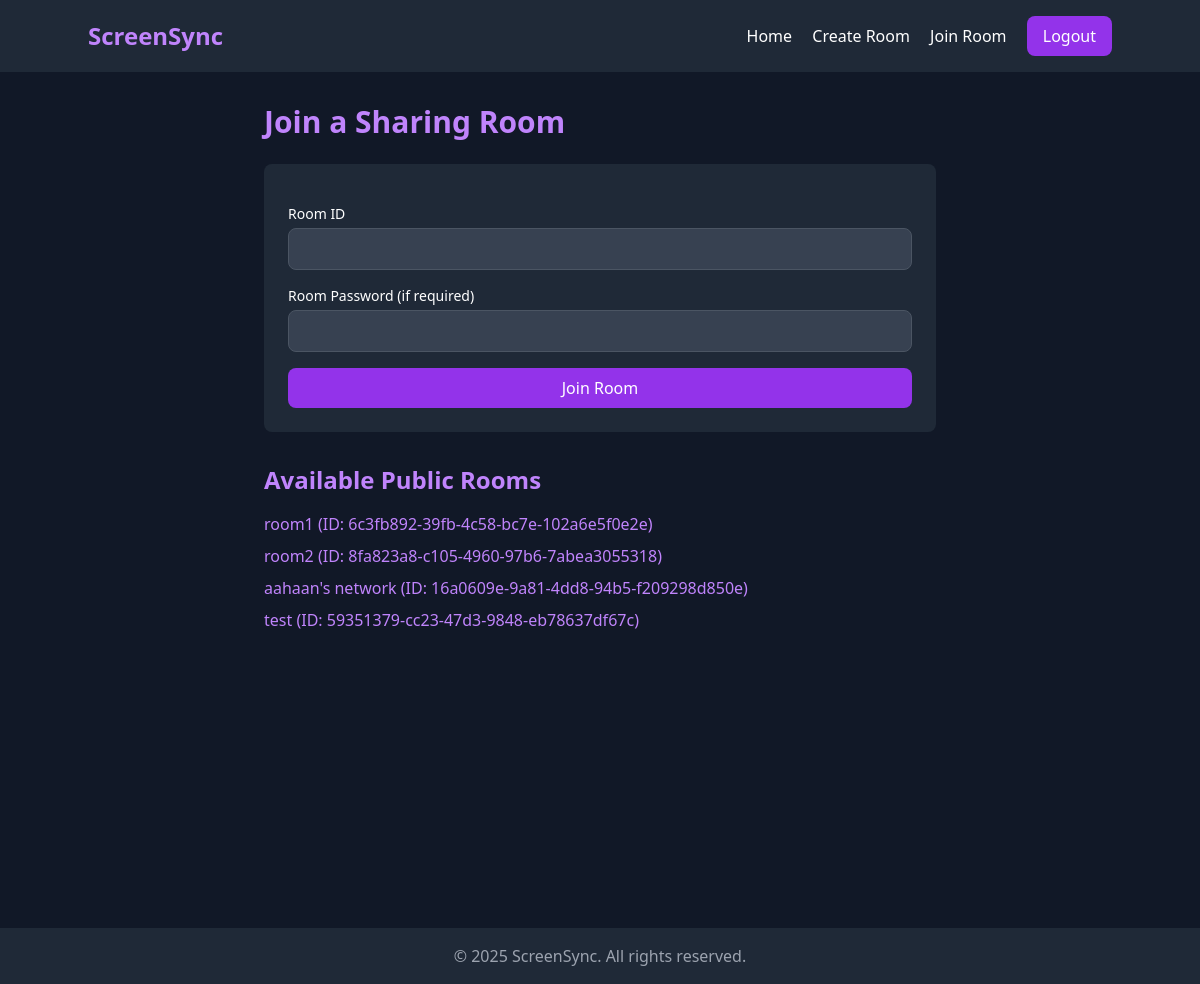
Screenshot of /join-room/ (signed in) with the database file from the repository.
### sharing/models.py (models this page shows, shortened)
class Room(models.Model):
    id = models.UUIDField(primary_key=True, default=uuid.uuid4, editable=False)
    name = models.CharField(max_length=100)
    owner = models.ForeignKey(User, on_delete=models.CASCADE, related_name='owned_rooms')
    password = models.CharField(max_length=100, blank=True, null=True)
    created_at = models.DateTimeField(auto_now_add=True)
    participants = models.ManyToManyField(User, related_name='rooms')
    def __str__(self):
        return self.name

### sharing/views.py (the view)
# urls.py: path('join-room/', views.join_room, name='join_room'),
@login_required
def join_room(request):
    if request.method == 'POST':
        form = JoinRoomForm(request.POST)
        if form.is_valid():
            room_id = form.cleaned_data['room_id']
            password = form.cleaned_data['password']
            try:
                room = Room.objects.get(id=room_id)
                print(f"Room found: {room.name}")  # Debug statement
                if room.password and room.password != password:
                    print(f"Room password: {room.password}, Submitted Password; {password}")
                    form.add_error('password', 'Incorrect password')
                    return render(request, 'join_room.html', {'form': form, 'public_rooms': Room.objects.filter(password__isnull=True) | Room.objects.filter(password='')})
                room.participants.add(request.user)
                print(f"User {request.user.username} added to room {room.name}")  # Debug statement
                print(f"Participants in room {room.name}: {room.participants.all()}")  # Debug statement
                return redirect('room', room_id=room.id)
            except Room.DoesNotExist:
                print("Room does not exist")  # Debug statement
                form.add_error('room_id', 'Room does not exist')
    else:
        form = JoinRoomForm()
    public_rooms = Room.objects.all()
    print(f"Public rooms: {public_rooms}")  # Debug statement
    return render(request, 'join_room.html', {'form': form, 'public_rooms': public_rooms})

### sharing/forms.py
class JoinRoomForm(forms.Form):
    room_id = forms.UUIDField(label='Room ID')
    password = forms.CharField(label='Password', widget=forms.PasswordInput, required=False)

### templates/join_room.html (shortened to what this page needs)
{% extends 'base.html' %}
{% block content %}
<div class="max-w-2xl mx-auto">
    <h1 class="text-3xl font-bold mb-6 text-purple-400">Join a Sharing Room</h1>
    <div class="bg-gray-800 p-6 rounded-lg mb-8">
        <form method="post" class="space-y-4">
            <div>
                <label for="room_id" class="block text-sm font-medium mb-1">Room ID</label>
                <input type="text" name="room_id" id="room_id" required
                       class="w-full px-4 py-2 bg-gray-700 border border-gray-600 rounded-lg focus:outline-none focus:ring-2 focus:ring-purple-500">
            </div>
            <div>
                <label for="password" class="block text-sm font-medium mb-1">Room Password (if required)</label>
                <input type="password" name="password" id="password"
                       class="w-full px-4 py-2 bg-gray-700 border border-gray-600 rounded-lg focus:outline-none focus:ring-2 focus:ring-purple-500">
            </div>
            <button type="submit" class="w-full bg-purple-600 hover:bg-purple-700 text-white py-2 px-4 rounded-lg transition">
                Join Room
            </button>
        </form>
    </div>
    <h2 class="text-2xl font-bold mb-4 text-purple-400">Available Public Rooms</h2>
    <ul>
        {% for room in public_rooms %}
            <li class="mb-2">
                <a href="{% url 'room' room.id %}" class="text-purple-400 hover:underline">
                    {{ room.name }} (ID: {{ room.id }})
                </a>
            </li>
        {% empty %}
            <p>No public rooms available. <a href="{% url 'create_room' %}" class="text-purple-400 hover:underline">Create one</a>.</p>
        {% endfor %}
    </ul>
</div>
<div id="animation-container" class="w-full h-64"></div>
{% endblock %}

### rows the page displays
Room: name "room1", id "6c3fb892-39fb-4c58-bc7e-102a6e5f0e2e"
Room: name "room2", id "8fa823a8-c105-4960-97b6-7abea3055318"
Room: name "aahaan's network", id "16a0609e-9a81-4dd8-94b5-f209298d850e"
Room: name "test", id "59351379-cc23-47d3-9848-eb78637df67c"
